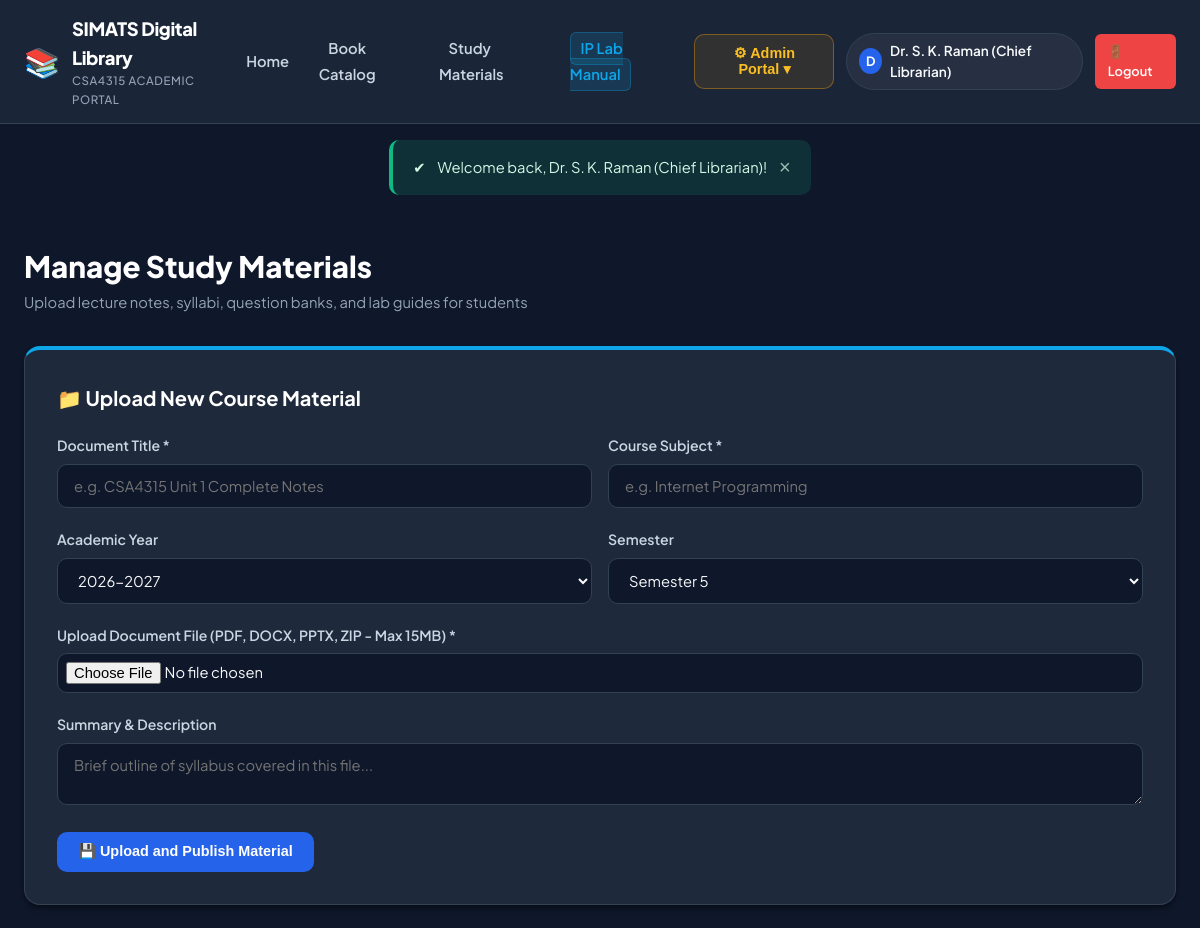
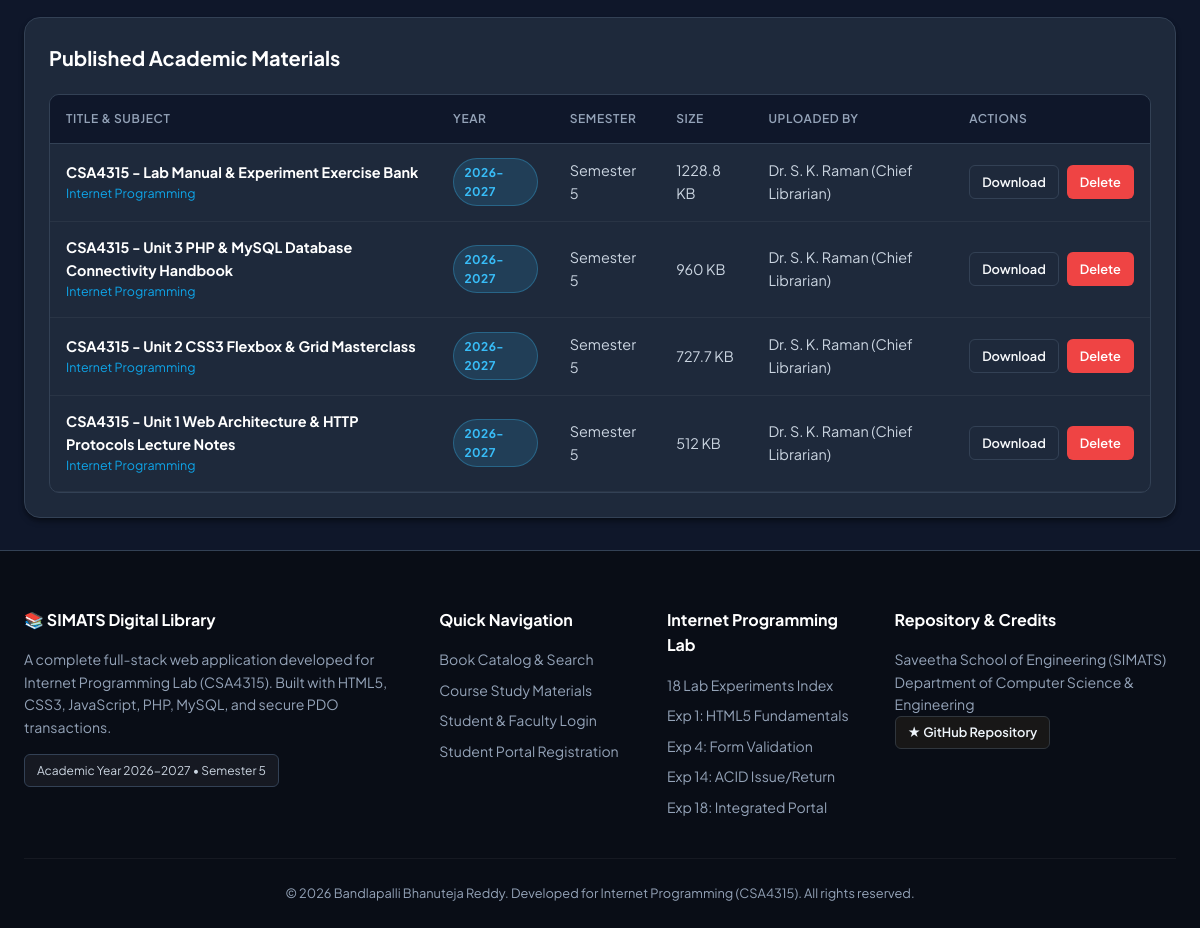
Page /admin/materials.php (signed in) on the committed database (2 pictures, top to bottom).
### tables this page shows
CREATE TABLE IF NOT EXISTS study_materials (
    id INT AUTO_INCREMENT PRIMARY KEY,
    title VARCHAR(255) NOT NULL,
    subject VARCHAR(150) NOT NULL,
    academic_year VARCHAR(20) NOT NULL,
    semester VARCHAR(20) NOT NULL,
    description TEXT DEFAULT NULL,
    file_path VARCHAR(255) NOT NULL,
    file_size INT DEFAULT 0,
    uploaded_by INT DEFAULT NULL,
    created_at TIMESTAMP DEFAULT CURRENT_TIMESTAMP,
    FOREIGN KEY (uploaded_by) REFERENCES users(id) ON DELETE SET NULL,
    INDEX idx_material_acad (academic_year, semester)
);

CREATE TABLE IF NOT EXISTS users (
    id INT AUTO_INCREMENT PRIMARY KEY,
    student_id VARCHAR(50) NOT NULL UNIQUE,
    name VARCHAR(100) NOT NULL,
    email VARCHAR(100) NOT NULL UNIQUE,
    password VARCHAR(255) NOT NULL,
    role ENUM('admin', 'student') NOT NULL DEFAULT 'student',
    phone VARCHAR(20) DEFAULT NULL,
    department VARCHAR(100) DEFAULT 'Computer Science & Engineering',
    status ENUM('active', 'suspended') NOT NULL DEFAULT 'active',
    created_at TIMESTAMP DEFAULT CURRENT_TIMESTAMP,
    INDEX idx_user_role (role),
    INDEX idx_user_email (email)
);

### admin/materials.php (the view, shortened to what this page needs)
<?php
$pdo = get_db_connection();
$materials = $pdo->query("SELECT sm.*, u.name AS uploader_name FROM study_materials sm LEFT JOIN users u ON sm.uploaded_by = u.id ORDER BY sm.id DESC")->fetchAll();
include_once __DIR__ . '/../includes/header.php';
?>
<div style="display: flex; justify-content: space-between; align-items: center; margin-bottom: 2rem; flex-wrap: wrap; gap: 1rem;">
    <div>
        <h1 style="font-size: 1.85rem; font-weight: 800; color: #ffffff;">Manage Study Materials</h1>
        <p style="color: var(--text-muted); font-size: 0.92rem;">Upload lecture notes, syllabi, question banks, and lab guides for students</p>
    </div>
</div>
<div class="card" style="margin-bottom: 2.5rem; padding: 2rem; border-top: 4px solid var(--accent);">
    <h3 style="font-size: 1.25rem; font-weight: 700; color: #ffffff; margin-bottom: 1.25rem;">&#128193; Upload New Course Material</h3>
    <form action="<?php echo BASE_URL; ?>/admin/materials.php" method="POST" enctype="multipart/form-data" data-validate="true">
        <div class="form-row">
            <div class="form-group">
                <label class="form-label" for="title">Document Title *</label>
                <input type="text" id="title" name="title" class="form-control" placeholder="e.g. CSA4315 Unit 1 Complete Notes" required>
            </div>
            <div class="form-group">
                <label class="form-label" for="subject">Course Subject *</label>
                <input type="text" id="subject" name="subject" class="form-control" placeholder="e.g. Internet Programming" required>
            </div>
        </div>
        <div class="form-row">
            <div class="form-group">
                <label class="form-label" for="academic_year">Academic Year</label>
                <select id="academic_year" name="academic_year" class="form-control">
                    <option value="2026-2027">2026-2027</option>
                </select>
            </div>
            <div class="form-group">
                <label class="form-label" for="semester">Semester</label>
                <select id="semester" name="semester" class="form-control">
                    <option value="Semester 5">Semester 5</option>
                </select>
            </div>
        </div>
        <div class="form-group">
            <label class="form-label" for="material_file">Upload Document File (PDF, DOCX, PPTX, ZIP - Max 15MB) *</label>
            <input type="file" id="material_file" name="material_file" class="form-control" required style="padding: 0.5rem;">
        </div>
        <div class="form-group">
            <label class="form-label" for="description">Summary & Description</label>
            <textarea id="description" name="description" class="form-control" rows="2" placeholder="Brief outline of syllabus covered in this file..."></textarea>
        </div>
        <button type="submit" class="btn btn-primary">&#128190; Upload and Publish Material</button>
    </form>
</div>
<div class="card" style="padding: 1.5rem;">
    <h3 style="font-size: 1.25rem; font-weight: 700; color: #ffffff; margin-bottom: 1.25rem;">Published Academic Materials</h3>
    <?php if (!empty($materials)): ?>
        <div class="table-responsive">
            <table class="data-table">
                <thead>
                    <tr>
                        <th>Title & Subject</th>
                        <th>Year</th>
                        <th>Semester</th>
                        <th>Size</th>
                        <th>Uploaded By</th>
                        <th>Actions</th>
                    </tr>
                </thead>
                <tbody>
                    <?php foreach ($materials as $m): ?>
                        <tr>
                            <td>
                                <strong style="color: #ffffff;"><?php echo htmlspecialchars($m['title']); ?></strong>
                                <div style="font-size: 0.78rem; color: var(--accent);"><?php echo htmlspecialchars($m['subject']); ?></div>
                            </td>
                            <td><span class="badge badge-info"><?php echo htmlspecialchars($m['academic_year']); ?></span></td>
                            <td><?php echo htmlspecialchars($m['semester']); ?></td>
                            <td><?php echo round(($m['file_size'] ?? 1024) / 1024, 1); ?> KB</td>
                            <td><?php echo htmlspecialchars($m['uploader_name'] ?? 'Admin'); ?></td>
                            <td>
                                <div style="display: flex; gap: 0.5rem;">
                                    <a href="<?php echo BASE_URL; ?>/materials/download.php?id=<?php echo $m['id']; ?>" class="btn btn-sm btn-outline">
                                        Download
                                    </a>
                                    <a href="<?php echo BASE_URL; ?>/admin/materials.php?delete=<?php echo $m['id']; ?>" class="btn btn-sm btn-danger" onclick="return confirm('Delete this study material?');">
                                        Delete
                                    </a>
                                </div>
                            </td>
                        </tr>
                    <?php endforeach; ?>
                </tbody>
            </table>
        </div>
    <?php else: ?>
        <p style="text-align: center; color: var(--text-muted); padding: 2rem;">No study materials published yet.</p>
    <?php endif; ?>
</div>
<?php include_once __DIR__ . '/../includes/footer.php'; ?>

### assets/css/style.css (style rules this page uses)
:root { --primary: #2563eb; --primary-hover: #1d4ed8; --primary-light: #dbeafe; --primary-glow: rgba(37, 99, 235, 0.2); --accent: #0ea5e9; --accent-dark: #0284c7; --bg-dark: #0f172a; --bg-surface: #1e293b; --bg-card: #1e293b; --bg-card-hover: #334155; --bg-input: #0f172a; --border-color: #334155; --border-light: #475569; --text-primary: #f8fafc; --text-secondary: #cbd5e1; --text-muted: #94a3b8; --success: #10b981; --success-bg: rgba(16, 185, 129, 0.15); --warning: #f59e0b; --warning-bg: rgba(245, 158, 11, 0.15); --danger: #ef4444; --danger-bg: rgba(239, 68, 68, 0.15); --info: #38bdf8; --info-bg: rgba(56, 189, 248, 0.15); --radius-sm: 6px; --radius-md: 10px; --radius-lg: 16px; --radius-full: 9999px; --shadow-sm: 0 1px 2px rgba(0, 0, 0, 0.3); --shadow-md: 0 4px 6px -1px rgba(0, 0, 0, 0.4), 0 2px 4px -2px rgba(0, 0, 0, 0.3); --shadow-lg: 0 10px 15px -3px rgba(0, 0, 0, 0.5), 0 4px 6px -4px rgba(0, 0, 0, 0.4); --shadow-xl: 0 20px 25px -5px rgba(0, 0, 0, 0.6), 0 8px 10px -6px rgba(0, 0, 0, 0.5); --transition: all 0.2s cubic-bezier(0.4, 0, 0.2, 1); }
*, *::before, *::after { box-sizing: border-box; margin: 0; padding: 0; }
body { font-family: 'Plus Jakarta Sans', -apple-system, BlinkMacSystemFont, 'Segoe UI', Roboto, sans-serif; background-color: var(--bg-dark); color: var(--text-primary); line-height: 1.6; min-height: 100vh; display: flex; flex-direction: column; }
.btn { display: inline-flex; align-items: center; justify-content: center; gap: 0.5rem; padding: 0.65rem 1.25rem; font-size: 0.9rem; font-weight: 600; border-radius: var(--radius-md); border: 1px solid transparent; cursor: pointer; text-decoration: none; transition: var(--transition); }
.btn-sm { padding: 0.35rem 0.75rem; font-size: 0.8rem; border-radius: var(--radius-sm); }
.btn-primary { background: var(--primary); color: #ffffff; }
.btn-outline { background: transparent; border-color: var(--border-color); color: var(--text-primary); }
.btn-danger { background: var(--danger); color: #ffffff; }
.card { background: var(--bg-card); border: 1px solid var(--border-color); border-radius: var(--radius-lg); padding: 1.75rem; box-shadow: var(--shadow-md); transition: var(--transition); }
.table-responsive { overflow-x: auto; border-radius: var(--radius-md); border: 1px solid var(--border-color); background: var(--bg-card); }
.data-table { width: 100%; border-collapse: collapse; text-align: left; font-size: 0.9rem; }
.data-table th { background: #0f172a; color: var(--text-muted); padding: 0.9rem 1rem; font-weight: 600; text-transform: uppercase; font-size: 0.75rem; letter-spacing: 0.05em; border-bottom: 1px solid var(--border-color); }
.data-table td { padding: 0.9rem 1rem; border-bottom: 1px solid rgba(255, 255, 255, 0.05); color: var(--text-secondary); }
.badge { display: inline-flex; align-items: center; gap: 0.35rem; padding: 0.25rem 0.65rem; border-radius: var(--radius-full); font-size: 0.75rem; font-weight: 700; text-transform: uppercase; letter-spacing: 0.04em; }
.badge-info { background: var(--info-bg); color: var(--info); border: 1px solid rgba(56, 189, 248, 0.3); }
.form-group { margin-bottom: 1.25rem; }
.form-label { display: block; font-size: 0.88rem; font-weight: 600; margin-bottom: 0.45rem; color: var(--text-secondary); }
.form-control { width: 100%; padding: 0.75rem 1rem; background: var(--bg-input); border: 1px solid var(--border-color); border-radius: var(--radius-md); color: var(--text-primary); font-size: 0.92rem; font-family: inherit; transition: var(--transition); }
.form-row { display: flex; gap: 1rem; }
.form-row .form-group { flex: 1; }

### rows in the picture
study_materials: title "CSA4315 - Lab Manual & Experiment Exercise Bank", subject "Internet Programming", academic_year "2026-2027", semester "Semester 5", ($m['file_size']??1024)/1024 "1228.8", uploaded_by.name "Dr. S. K. Raman (Chief Librarian)"
study_materials: title "CSA4315 - Unit 3 PHP & MySQL Database Connectivity Handbook", subject "Internet Programming", academic_year "2026-2027", semester "Semester 5", ($m['file_size']??1024)/1024 "960", uploaded_by.name "Dr. S. K. Raman (Chief Librarian)"
study_materials: title "CSA4315 - Unit 2 CSS3 Flexbox & Grid Masterclass", subject "Internet Programming", academic_year "2026-2027", semester "Semester 5", ($m['file_size']??1024)/1024 "727.7", uploaded_by.name "Dr. S. K. Raman (Chief Librarian)"
study_materials: title "CSA4315 - Unit 1 Web Architecture & HTTP Protocols Lecture Notes", subject "Internet Programming", academic_year "2026-2027", semester "Semester 5", ($m['file_size']??1024)/1024 "512", uploaded_by.name "Dr. S. K. Raman (Chief Librarian)"

### other values in the picture
APP_NAME "SIMATS Digital Library"
substr($user['name'], 0, 1) "D"
$user['name'] "Dr. S. K. Raman (Chief Librarian)"
$flash['message'] "Welcome back, Dr. S. K. Raman (Chief Librarian)!"
